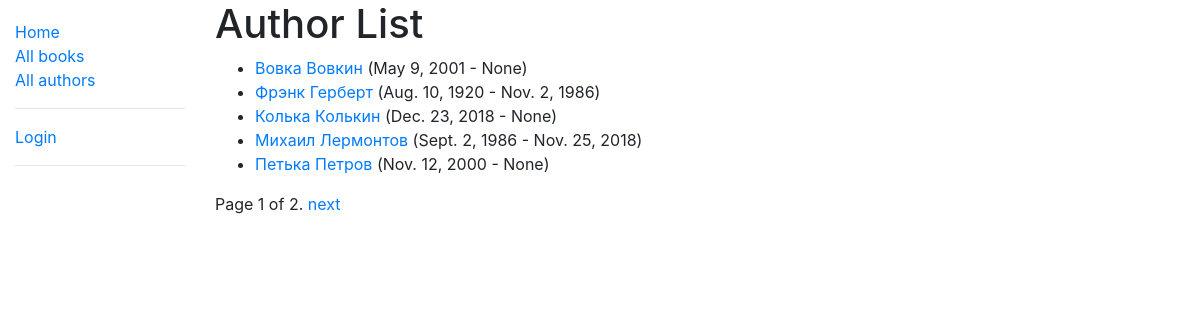
Screenshot of /catalog/authors/ with the database file from the repository.
### catalog/models.py (models this page shows)
class Author(models.Model):
    first_name = models.CharField(max_length=100)
    last_name = models.CharField(max_length=100)
    date_of_birth = models.DateField(null=True, blank=True)
    date_of_death = models.DateField(null=True, blank=True)
    def get_absolute_url(self):
        return reverse('author-detail', args=[str(self.id)])
    def __str__(self):
        return '{} {}'.format(self.first_name, self.last_name)
    class Meta:
        ordering = ['last_name']

### catalog/views.py (the view)
# urls.py: path('authors/', AuthorListView.as_view(), name='authors'),
class AuthorListView(generic.ListView):
    model = Author
    paginate_by = 5
    def get_queryset(self):
        return Author.objects.all()

### catalog/templates/catalog/author_list.html
{% extends "base_generic.html" %}
{% block content %}
<h1>Author List</h1>
{% if author_list %}
<ul>
  {% for author in author_list %}
  <li>
    <a href="{{ author.get_absolute_url }}">{{ author }}</a> ({{ author.date_of_birth }} - {{ author.date_of_death }})
  </li>
  {% endfor %}
</ul>
{% else %}
<p>There are no authors in the library.</p>
{% endif %}
{% endblock %}

### rows the page displays
Author: first_name+last_name "Вовка Вовкин", date_of_birth "May 9, 2001", date_of_death "None"
Author: first_name+last_name "Фрэнк Герберт", date_of_birth "Aug. 10, 1920", date_of_death "Nov. 2, 1986"
Author: first_name+last_name "Колька Колькин", date_of_birth "Dec. 23, 2018", date_of_death "None"
Author: first_name+last_name "Михаил Лермонтов", date_of_birth "Sept. 2, 1986", date_of_death "Nov. 25, 2018"
Author: first_name+last_name "Петька Петров", date_of_birth "Nov. 12, 2000", date_of_death "None"

### other values shown
{{ page_obj.number }} "1"
{{ page_obj.paginator.num_pages }} "2"
